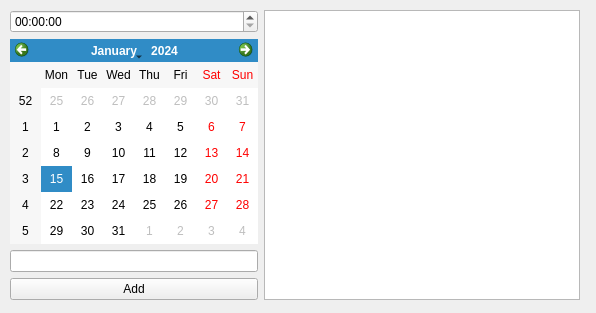
<?xml version="1.0" encoding="UTF-8"?>
<ui version="4.0">
 <class>MainWindow</class>
 <widget class="QMainWindow" name="MainWindow">
  <property name="geometry">
   <rect>
    <x>0</x>
    <y>0</y>
    <width>596</width>
    <height>313</height>
   </rect>
  </property>
  <property name="windowTitle">
   <string>MainWindow</string>
  </property>
  <widget class="QWidget" name="centralwidget">
   <widget class="QWidget" name="horizontalLayoutWidget">
    <property name="geometry">
     <rect>
      <x>10</x>
      <y>10</y>
      <width>570</width>
      <height>290</height>
     </rect>
    </property>
    <layout class="QFormLayout" name="formLayout">
     <item row="0" column="0">
      <layout class="QVBoxLayout" name="verticalLayout">
       <item>
        <widget class="QTimeEdit" name="timeEdit"/>
       </item>
       <item>
        <widget class="QCalendarWidget" name="calendarWidget"/>
       </item>
       <item>
        <widget class="QLineEdit" name="lineEdit"/>
       </item>
       <item>
        <widget class="QPushButton" name="addButton">
         <property name="text">
          <string>Add</string>
         </property>
        </widget>
       </item>
      </layout>
     </item>
     <item row="0" column="1">
      <widget class="QListWidget" name="listWidget"/>
     </item>
    </layout>
   </widget>
  </widget>
 </widget>
 <resources/>
 <connections/>
</ui>
